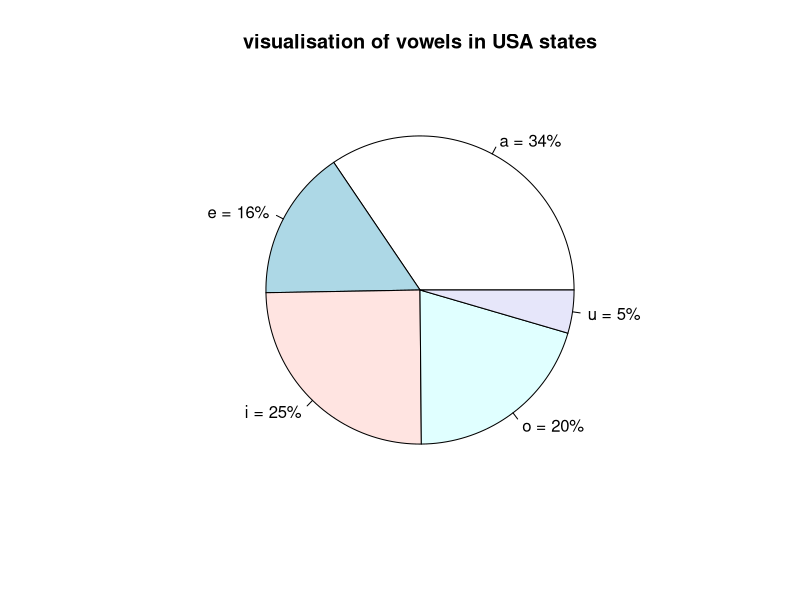

Recreate this plot in R.
## 1. How many vowels are there in the names of USA States?
data("USArrests")
States = rownames(USArrests)
library(stringr)
vowels = c("a", "e", "i", "o", "u")
num_vowels = vector(mode = "integer", length = 5)
for (j in seq_along(vowels)) {
  num_aux = str_count(tolower(States), vowels[j])
  num_vowels[j] = sum(num_aux)
}
names(num_vowels) = vowels
num_vowels
sort(num_vowels, decreasing = TRUE)
## 2. Visualize the vowels distribution.
library(ggplot2)
pct <- round(num_vowels/sum(num_vowels)*100)
vowels <- paste(vowels, "=", pct) # add percents to
vowels <- paste(vowels,"%",sep="") # add % to
pie(num_vowels, labels = vowels, main = "visualisation of vowels in USA states")